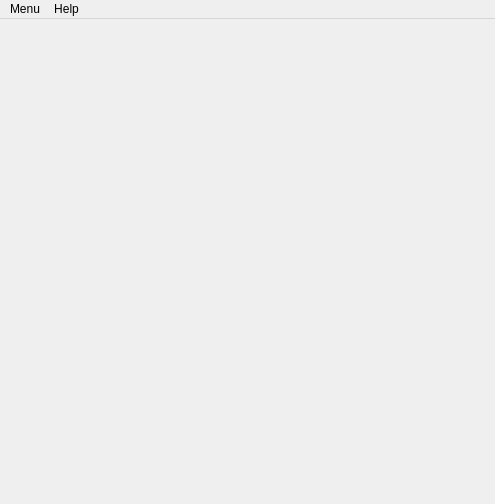
<?xml version="1.0" encoding="UTF-8"?>
<ui version="4.0">
 <class>MainWindow</class>
 <widget class="QMainWindow" name="MainWindow">
  <property name="geometry">
   <rect>
    <x>0</x>
    <y>0</y>
    <width>495</width>
    <height>504</height>
   </rect>
  </property>
  <property name="windowTitle">
   <string>MineSweeper</string>
  </property>
  <widget class="QWidget" name="centralWidget">
   <property name="enabled">
    <bool>true</bool>
   </property>
  </widget>
  <widget class="QMenuBar" name="menuBar">
   <property name="geometry">
    <rect>
     <x>0</x>
     <y>0</y>
     <width>495</width>
     <height>23</height>
    </rect>
   </property>
   <widget class="QMenu" name="menuMenu">
    <property name="title">
     <string>Menu</string>
    </property>
    <addaction name="actionNew"/>
    <addaction name="separator"/>
    <addaction name="actionLevelJunior"/>
    <addaction name="actionLevelIntermediate"/>
    <addaction name="actionLevelAdvanced"/>
    <addaction name="separator"/>
    <addaction name="action1Scoreboard"/>
    <addaction name="separator"/>
    <addaction name="actionExit"/>
   </widget>
   <widget class="QMenu" name="menuHelp">
    <property name="title">
     <string>Help</string>
    </property>
    <addaction name="actionAbout"/>
   </widget>
   <addaction name="menuMenu"/>
   <addaction name="menuHelp"/>
  </widget>
  <action name="actionLevelJunior">
   <property name="text">
    <string>Junior</string>
   </property>
   <property name="toolTip">
    <string>Junior</string>
   </property>
  </action>
  <action name="actionLevelIntermediate">
   <property name="text">
    <string>Intermediate</string>
   </property>
  </action>
  <action name="actionLevelAdvanced">
   <property name="text">
    <string>Advanced</string>
   </property>
  </action>
  <action name="actionExit">
   <property name="text">
    <string>Exit</string>
   </property>
  </action>
  <action name="actionAbout">
   <property name="text">
    <string>About</string>
   </property>
  </action>
  <action name="actionNew">
   <property name="text">
    <string>New</string>
   </property>
  </action>
  <action name="action1Scoreboard">
   <property name="text">
    <string>Scoreboard</string>
   </property>
  </action>
 </widget>
 <layoutdefault spacing="6" margin="11"/>
 <resources>
  <include location="MainWindow.qrc"/>
 </resources>
 <connections/>
</ui>
